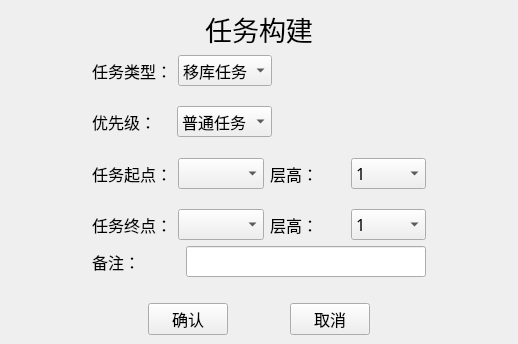
<?xml version="1.0" encoding="UTF-8"?>
<ui version="4.0">
 <class>TaskWindow</class>
 <widget class="QMainWindow" name="TaskWindow">
  <property name="geometry">
   <rect>
    <x>0</x>
    <y>0</y>
    <width>518</width>
    <height>344</height>
   </rect>
  </property>
  <property name="windowTitle">
   <string>MainWindow</string>
  </property>
  <widget class="QWidget" name="centralwidget">
   <layout class="QHBoxLayout" name="horizontalLayout_9" stretch="1,4,1">
    <item>
     <spacer name="horizontalSpacer_7">
      <property name="orientation">
       <enum>Qt::Horizontal</enum>
      </property>
      <property name="sizeHint" stdset="0">
       <size>
        <width>78</width>
        <height>20</height>
       </size>
      </property>
     </spacer>
    </item>
    <item>
     <layout class="QVBoxLayout" name="verticalLayout_5">
      <item>
       <layout class="QHBoxLayout" name="horizontalLayout_8">
        <item>
         <spacer name="horizontalSpacer_5">
          <property name="orientation">
           <enum>Qt::Horizontal</enum>
          </property>
          <property name="sizeHint" stdset="0">
           <size>
            <width>40</width>
            <height>20</height>
           </size>
          </property>
         </spacer>
        </item>
        <item>
         <widget class="QLabel" name="label">
          <property name="font">
           <font>
            <family>黑体</family>
            <pointsize>20</pointsize>
           </font>
          </property>
          <property name="text">
           <string>任务构建</string>
          </property>
          <property name="alignment">
           <set>Qt::AlignCenter</set>
          </property>
         </widget>
        </item>
        <item>
         <spacer name="horizontalSpacer_6">
          <property name="orientation">
           <enum>Qt::Horizontal</enum>
          </property>
          <property name="sizeHint" stdset="0">
           <size>
            <width>40</width>
            <height>20</height>
           </size>
          </property>
         </spacer>
        </item>
       </layout>
      </item>
      <item>
       <spacer name="verticalSpacer_7">
        <property name="orientation">
         <enum>Qt::Vertical</enum>
        </property>
        <property name="sizeHint" stdset="0">
         <size>
          <width>20</width>
          <height>40</height>
         </size>
        </property>
       </spacer>
      </item>
      <item>
       <layout class="QVBoxLayout" name="verticalLayout_4">
        <item>
         <layout class="QVBoxLayout" name="verticalLayout_3">
          <item>
           <layout class="QHBoxLayout" name="horizontalLayout_5">
            <item>
             <layout class="QVBoxLayout" name="verticalLayout_2">
              <item>
               <layout class="QHBoxLayout" name="horizontalLayout_3">
                <item>
                 <widget class="QLabel" name="label_2">
                  <property name="font">
                   <font>
                    <family>黑体</family>
                    <pointsize>12</pointsize>
                   </font>
                  </property>
                  <property name="text">
                   <string>任务类型：</string>
                  </property>
                 </widget>
                </item>
                <item>
                 <widget class="QComboBox" name="TaskType_Box">
                  <property name="font">
                   <font>
                    <family>黑体</family>
                    <pointsize>12</pointsize>
                   </font>
                  </property>
                  <item>
                   <property name="text">
                    <string>移库任务</string>
                   </property>
                  </item>
                  <item>
                   <property name="text">
                    <string>出库任务</string>
                   </property>
                  </item>
                  <item>
                   <property name="text">
                    <string>入库任务</string>
                   </property>
                  </item>
                 </widget>
                </item>
               </layout>
              </item>
              <item>
               <spacer name="verticalSpacer_5">
                <property name="orientation">
                 <enum>Qt::Vertical</enum>
                </property>
                <property name="sizeHint" stdset="0">
                 <size>
                  <width>20</width>
                  <height>40</height>
                 </size>
                </property>
               </spacer>
              </item>
              <item>
               <layout class="QHBoxLayout" name="horizontalLayout_4" stretch="5,6">
                <item>
                 <widget class="QLabel" name="label_3">
                  <property name="font">
                   <font>
                    <family>黑体</family>
                    <pointsize>12</pointsize>
                   </font>
                  </property>
                  <property name="text">
                   <string>优先级：</string>
                  </property>
                 </widget>
                </item>
                <item>
                 <widget class="QComboBox" name="Priority_Box">
                  <property name="sizePolicy">
                   <sizepolicy hsizetype="Expanding" vsizetype="Expanding">
                    <horstretch>0</horstretch>
                    <verstretch>0</verstretch>
                   </sizepolicy>
                  </property>
                  <property name="font">
                   <font>
                    <family>黑体</family>
                    <pointsize>12</pointsize>
                   </font>
                  </property>
                  <item>
                   <property name="text">
                    <string>普通任务</string>
                   </property>
                  </item>
                  <item>
                   <property name="text">
                    <string>优先任务</string>
                   </property>
                  </item>
                 </widget>
                </item>
               </layout>
              </item>
             </layout>
            </item>
            <item>
             <spacer name="horizontalSpacer">
              <property name="orientation">
               <enum>Qt::Horizontal</enum>
              </property>
              <property name="sizeHint" stdset="0">
               <size>
                <width>40</width>
                <height>20</height>
               </size>
              </property>
             </spacer>
            </item>
           </layout>
          </item>
          <item>
           <spacer name="verticalSpacer">
            <property name="orientation">
             <enum>Qt::Vertical</enum>
            </property>
            <property name="sizeHint" stdset="0">
             <size>
              <width>20</width>
              <height>40</height>
             </size>
            </property>
           </spacer>
          </item>
          <item>
           <layout class="QVBoxLayout" name="verticalLayout">
            <item>
             <layout class="QHBoxLayout" name="horizontalLayout">
              <item>
               <widget class="QLabel" name="label_4">
                <property name="font">
                 <font>
                  <family>黑体</family>
                  <pointsize>12</pointsize>
                 </font>
                </property>
                <property name="text">
                 <string>任务起点：</string>
                </property>
               </widget>
              </item>
              <item>
               <widget class="QComboBox" name="Start_Box">
                <property name="font">
                 <font>
                  <family>黑体</family>
                  <pointsize>12</pointsize>
                 </font>
                </property>
               </widget>
              </item>
              <item>
               <widget class="QLabel" name="label_7">
                <property name="font">
                 <font>
                  <family>黑体</family>
                  <pointsize>12</pointsize>
                 </font>
                </property>
                <property name="text">
                 <string>层高：</string>
                </property>
               </widget>
              </item>
              <item>
               <widget class="QComboBox" name="StartHigh_Box">
                <property name="font">
                 <font>
                  <family>黑体</family>
                  <pointsize>12</pointsize>
                 </font>
                </property>
                <item>
                 <property name="text">
                  <string>1</string>
                 </property>
                </item>
                <item>
                 <property name="text">
                  <string>2</string>
                 </property>
                </item>
                <item>
                 <property name="text">
                  <string>3</string>
                 </property>
                </item>
                <item>
                 <property name="text">
                  <string>4</string>
                 </property>
                </item>
                <item>
                 <property name="text">
                  <string>5</string>
                 </property>
                </item>
                <item>
                 <property name="text">
                  <string>6</string>
                 </property>
                </item>
                <item>
                 <property name="text">
                  <string>7</string>
                 </property>
                </item>
               </widget>
              </item>
             </layout>
            </item>
            <item>
             <spacer name="verticalSpacer_4">
              <property name="orientation">
               <enum>Qt::Vertical</enum>
              </property>
              <property name="sizeHint" stdset="0">
               <size>
                <width>20</width>
                <height>40</height>
               </size>
              </property>
             </spacer>
            </item>
            <item>
             <layout class="QHBoxLayout" name="horizontalLayout_2">
              <item>
               <widget class="QLabel" name="label_5">
                <property name="font">
                 <font>
                  <family>黑体</family>
                  <pointsize>12</pointsize>
                 </font>
                </property>
                <property name="text">
                 <string>任务终点：</string>
                </property>
               </widget>
              </item>
              <item>
               <widget class="QComboBox" name="End_Box">
                <property name="font">
                 <font>
                  <family>黑体</family>
                  <pointsize>12</pointsize>
                 </font>
                </property>
               </widget>
              </item>
              <item>
               <widget class="QLabel" name="label_8">
                <property name="font">
                 <font>
                  <family>黑体</family>
                  <pointsize>12</pointsize>
                 </font>
                </property>
                <property name="text">
                 <string>层高：</string>
                </property>
               </widget>
              </item>
              <item>
               <widget class="QComboBox" name="EndHigh_Box">
                <property name="font">
                 <font>
                  <family>黑体</family>
                  <pointsize>12</pointsize>
                 </font>
                </property>
                <item>
                 <property name="text">
                  <string>1</string>
                 </property>
                </item>
                <item>
                 <property name="text">
                  <string>2</string>
                 </property>
                </item>
                <item>
                 <property name="text">
                  <string>3</string>
                 </property>
                </item>
                <item>
                 <property name="text">
                  <string>4</string>
                 </property>
                </item>
                <item>
                 <property name="text">
                  <string>5</string>
                 </property>
                </item>
                <item>
                 <property name="text">
                  <string>6</string>
                 </property>
                </item>
                <item>
                 <property name="text">
                  <string>7</string>
                 </property>
                </item>
               </widget>
              </item>
             </layout>
            </item>
           </layout>
          </item>
         </layout>
        </item>
        <item>
         <spacer name="verticalSpacer_3">
          <property name="orientation">
           <enum>Qt::Vertical</enum>
          </property>
          <property name="sizeHint" stdset="0">
           <size>
            <width>20</width>
            <height>40</height>
           </size>
          </property>
         </spacer>
        </item>
        <item>
         <layout class="QHBoxLayout" name="horizontalLayout_6">
          <item>
           <widget class="QLabel" name="label_6">
            <property name="font">
             <font>
              <family>黑体</family>
              <pointsize>12</pointsize>
             </font>
            </property>
            <property name="text">
             <string>备注：</string>
            </property>
           </widget>
          </item>
          <item>
           <spacer name="horizontalSpacer_9">
            <property name="orientation">
             <enum>Qt::Horizontal</enum>
            </property>
            <property name="sizeType">
             <enum>QSizePolicy::Maximum</enum>
            </property>
            <property name="sizeHint" stdset="0">
             <size>
              <width>40</width>
              <height>20</height>
             </size>
            </property>
           </spacer>
          </item>
          <item>
           <widget class="QLineEdit" name="lineEdit">
            <property name="sizePolicy">
             <sizepolicy hsizetype="Expanding" vsizetype="Expanding">
              <horstretch>0</horstretch>
              <verstretch>0</verstretch>
             </sizepolicy>
            </property>
            <property name="font">
             <font>
              <family>黑体</family>
              <pointsize>12</pointsize>
             </font>
            </property>
           </widget>
          </item>
         </layout>
        </item>
       </layout>
      </item>
      <item>
       <spacer name="verticalSpacer_8">
        <property name="orientation">
         <enum>Qt::Vertical</enum>
        </property>
        <property name="sizeType">
         <enum>QSizePolicy::Fixed</enum>
        </property>
        <property name="sizeHint" stdset="0">
         <size>
          <width>20</width>
          <height>20</height>
         </size>
        </property>
       </spacer>
      </item>
      <item>
       <spacer name="verticalSpacer_6">
        <property name="orientation">
         <enum>Qt::Vertical</enum>
        </property>
        <property name="sizeHint" stdset="0">
         <size>
          <width>20</width>
          <height>40</height>
         </size>
        </property>
       </spacer>
      </item>
      <item>
       <layout class="QHBoxLayout" name="horizontalLayout_7">
        <item>
         <spacer name="horizontalSpacer_3">
          <property name="orientation">
           <enum>Qt::Horizontal</enum>
          </property>
          <property name="sizeHint" stdset="0">
           <size>
            <width>40</width>
            <height>20</height>
           </size>
          </property>
         </spacer>
        </item>
        <item>
         <widget class="QPushButton" name="Confirm_Button">
          <property name="font">
           <font>
            <family>黑体</family>
            <pointsize>12</pointsize>
           </font>
          </property>
          <property name="text">
           <string>确认</string>
          </property>
         </widget>
        </item>
        <item>
         <spacer name="horizontalSpacer_2">
          <property name="orientation">
           <enum>Qt::Horizontal</enum>
          </property>
          <property name="sizeHint" stdset="0">
           <size>
            <width>40</width>
            <height>20</height>
           </size>
          </property>
         </spacer>
        </item>
        <item>
         <widget class="QPushButton" name="Cancel_Button">
          <property name="font">
           <font>
            <family>黑体</family>
            <pointsize>12</pointsize>
           </font>
          </property>
          <property name="text">
           <string>取消</string>
          </property>
         </widget>
        </item>
        <item>
         <spacer name="horizontalSpacer_4">
          <property name="orientation">
           <enum>Qt::Horizontal</enum>
          </property>
          <property name="sizeHint" stdset="0">
           <size>
            <width>40</width>
            <height>20</height>
           </size>
          </property>
         </spacer>
        </item>
       </layout>
      </item>
      <item>
       <spacer name="verticalSpacer_2">
        <property name="orientation">
         <enum>Qt::Vertical</enum>
        </property>
        <property name="sizeHint" stdset="0">
         <size>
          <width>20</width>
          <height>40</height>
         </size>
        </property>
       </spacer>
      </item>
     </layout>
    </item>
    <item>
     <spacer name="horizontalSpacer_8">
      <property name="orientation">
       <enum>Qt::Horizontal</enum>
      </property>
      <property name="sizeHint" stdset="0">
       <size>
        <width>78</width>
        <height>20</height>
       </size>
      </property>
     </spacer>
    </item>
   </layout>
  </widget>
 </widget>
 <resources/>
 <connections/>
</ui>
